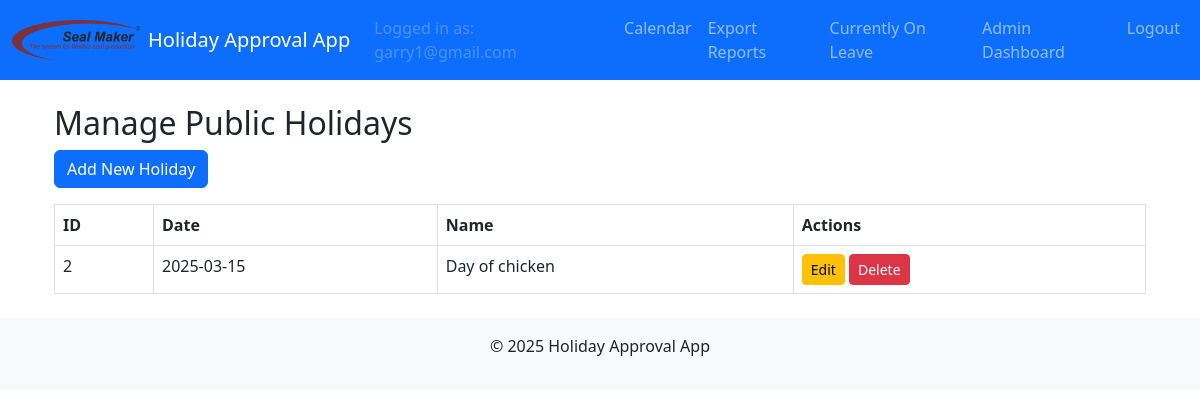
/admin/holidays (signed in), run on the app's committed database.
### models.py (models this page shows, shortened)
class User(UserMixin, db.Model):
    id = db.Column(db.Integer, primary_key=True)
    email = db.Column(db.String(120), unique=True, nullable=False)
    name = db.Column(db.String(120), nullable=True)           # Full name field
    cost_center = db.Column(db.String(50), nullable=True)       # Cost center field
    password_hash = db.Column(db.String(128), nullable=False)
    role = db.Column(db.String(20), nullable=False)             # Roles: employee, supervisor, manager, admin, hr, sub-admin
    time_off_balance = db.Column(db.Float, nullable=False, default=20.0, server_default="20.0")
    active = db.Column(db.Boolean, nullable=False, default=True, server_default="1")
    department = db.Column(db.String(100), nullable=True)       # Department field
    force_password_reset = db.Column(db.Boolean, nullable=False, default=False, server_default="0")

class PublicHoliday(db.Model):
    id = db.Column(db.Integer, primary_key=True)
    holiday_date = db.Column(db.Date, nullable=False)
    name = db.Column(db.String(100), nullable=False)

### admin/routes.py (the view)
@admin_bp.route('/holidays')
@login_required
@admin_required
def holidays():
    holidays_list = PublicHoliday.query.order_by(PublicHoliday.holiday_date).all()
    return render_template('admin_holidays.html', holidays=holidays_list)

### admin/routes.py (called while the page is built)
def admin_required(func):
    @wraps(func)
    def wrapper(*args, **kwargs):
        if current_user.role not in ['admin', 'sub-admin']:
            flash("Access denied: Admins only.", "danger")
            return redirect(url_for('main.calendar'))
        return func(*args, **kwargs)
    return wrapper

### app.py (called while the page is built)
def create_app():
    app = Flask(__name__)
    app.config.from_object(Config)
    db.init_app(app)
    migrate.init_app(app, db)
    login_manager.init_app(app)
    bcrypt.init_app(app)
    mail.init_app(app)
    login_manager.login_view = 'auth.login'
    @login_manager.user_loader
    def load_user(user_id):
        return User.query.get(int(user_id))
    from auth.routes import auth_bp
    from main.routes import main_bp
    from admin.routes import admin_bp
    from hr.routes import hr_bp
    app.register_blueprint(auth_bp)
    app.register_blueprint(main_bp)
    app.register_blueprint(admin_bp)
    app.register_blueprint(hr_bp)
    return app

### templates/admin_holidays.html
{% extends "layout.html" %}
{% block content %}
<div class="container">
  <h2>Manage Public Holidays</h2>
  <a href="{{ url_for('admin.new_holiday') }}" class="btn btn-primary mb-3">Add New Holiday</a>
  {% if holidays %}
    <table class="table table-bordered">
      <thead>
        <tr>
          <th>ID</th>
          <th>Date</th>
          <th>Name</th>
          <th>Actions</th>
        </tr>
      </thead>
      <tbody>
        {% for holiday in holidays %}
        <tr>
          <td>{{ holiday.id }}</td>
          <td>{{ holiday.holiday_date.strftime('%Y-%m-%d') }}</td>
          <td>{{ holiday.name }}</td>
          <td>
            <a href="{{ url_for('admin.edit_holiday', holiday_id=holiday.id) }}" class="btn btn-warning btn-sm">Edit</a>
            <form action="{{ url_for('admin.delete_holiday', holiday_id=holiday.id) }}" method="POST" style="display:inline;">
              <button type="submit" class="btn btn-danger btn-sm" onclick="return confirm('Delete this holiday?');">Delete</button>
            </form>
          </td>
        </tr>
        {% endfor %}
      </tbody>
    </table>
  {% else %}
    <p>No public holidays configured.</p>
  {% endif %}
</div>
{% endblock %}

### templates/layout.html (shortened to what this page needs)
<!doctype html>
<html lang="en">
  <head>
    <link
      href="https://cdn.jsdelivr.net/npm/bootstrap@5.3.0/dist/css/bootstrap.min.css"
      rel="stylesheet"
    >
    <link rel="stylesheet" href="{{ url_for('static', filename='css/styles.css') }}">
  </head>
  <body>
    <nav class="navbar navbar-expand-lg navbar-dark bg-primary">
      <div class="container-fluid">
        <a class="navbar-brand d-flex align-items-center" href="{{ url_for('main.calendar') }}">
          <img
            src="{{ url_for('static', filename='img/logo.png') }}"
            alt="Company Logo"
            height="40"
            class="me-2"
          >
          <span>Holiday Approval App</span>
        </a>
        <div class="collapse navbar-collapse" id="navbarSupportedContent">
          <ul class="navbar-nav ms-auto">
            {% if current_user.is_authenticated %}
              <li class="nav-item">
                <span class="nav-link disabled">
                  Logged in as: {{ current_user.email }}
                </span>
              </li>
              <li class="nav-item">
                <a class="nav-link" href="{{ url_for('main.calendar') }}">Calendar</a>
              </li>
              <li class="nav-item">
                <a class="nav-link" href="{{ url_for('main.export_reports') }}">Export Reports</a>
              </li>
              <li class="nav-item">
                <a class="nav-link" href="{{ url_for('main.currently_on_leave') }}">Currently On Leave</a>
              </li>
              {% if current_user.role == 'employee' %}
                <li class="nav-item">
                  <a class="nav-link" href="{{ url_for('main.new_holiday_request') }}">Request</a>
                </li>
                <li class="nav-item">
                  <a class="nav-link" href="{{ url_for('main.employee_dashboard') }}">Employee Dashboard</a>
                </li>
              {% elif current_user.role == 'supervisor' %}
                <li class="nav-item">
                  <a class="nav-link" href="{{ url_for('main.supervisor_dashboard') }}">Supervisor Dashboard</a>
                </li>
              {% elif current_user.role == 'manager' %}
                <li class="nav-item">
                  <a class="nav-link" href="{{ url_for('main.manager_dashboard') }}">Manager Dashboard</a>
                </li>
              {% elif current_user.role == 'admin' %}
                <li class="nav-item">
                  <a class="nav-link" href="{{ url_for('admin.dashboard') }}">Admin Dashboard</a>
                </li>
              {% elif current_user.role == 'hr' %}
                <li class="nav-item">
                  <a class="nav-link" href="{{ url_for('hr.dashboard') }}">HR Dashboard</a>
                </li>
              {% elif current_user.role == 'management' %}
                <li class="nav-item">
                  <a class="nav-link" href="{{ url_for('main.management_dashboard') }}">Management Dashboard</a>
                </li>
              {% endif %}
              <li class="nav-item">
                <a class="nav-link" href="{{ url_for('auth.logout') }}">Logout</a>
              </li>
            {% else %}
              <li class="nav-item">
                <a class="nav-link" href="{{ url_for('auth.login') }}">Login</a>
              </li>
            {% endif %}
          </ul>
        </div>
      </div>
    </nav>
    <div class="container my-4">
      {% block content %}{% endblock %}
    </div>
    <footer class="bg-light text-center p-3">
      <div class="container">
        <p>&copy; 2025 Holiday Approval App</p>
      </div>
    </footer>
  </body>
</html>

### static/css/styles.css (style rules this page uses)
:root { --bs-primary: #800020; }

### data on the page
User: email "garry1@gmail.com"
PublicHoliday: id "2", holiday_date "2025-03-15", name "Day of chicken"
